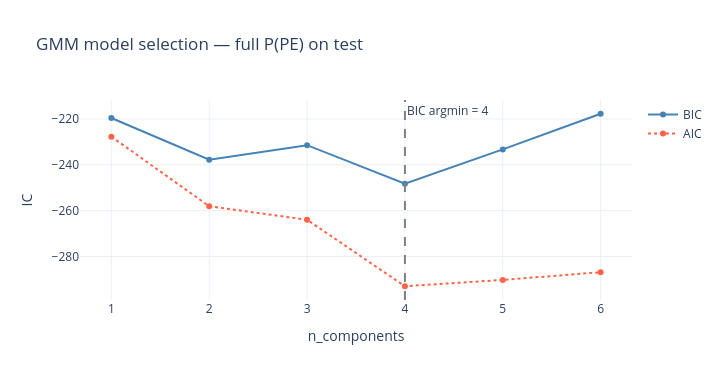

The cell this chart's notebook holds for it:
### Code cell
# BIC sweep on full P(PE) — does the data prefer ≥2 components?
rows = []
for K in range(1, 7):
    g = GaussianMixture(n_components=K, n_init=5, random_state=0).fit(probs_test.reshape(-1, 1))
    rows.append({'K': K, 'BIC': g.bic(probs_test.reshape(-1, 1)),
                 'AIC': g.aic(probs_test.reshape(-1, 1))})
df_bic = pd.DataFrame(rows)
fig = go.Figure()
fig.add_trace(go.Scatter(x=df_bic.K, y=df_bic.BIC, mode='lines+markers', name='BIC', line=dict(color='steelblue')))
fig.add_trace(go.Scatter(x=df_bic.K, y=df_bic.AIC, mode='lines+markers', name='AIC', line=dict(color='tomato', dash='dot')))
fig.add_vline(x=df_bic.loc[df_bic.BIC.idxmin(), 'K'], line=dict(dash='dash', color='gray'),
              annotation_text=f'BIC argmin = {df_bic.loc[df_bic.BIC.idxmin(), "K"]}')
fig.update_layout(template='plotly_white', width=720, height=380,
    title='GMM model selection — full P(PE) on test', xaxis_title='n_components', yaxis_title='IC')
fig.show()
df_bic

### Figure 1 — Plotly figure (JSON) as saved in the notebook; plotly's stock layout.template omitted (floating-point values rounded to 4 significant figures)
{"data": [{"line": {"color": "steelblue"}, "mode": "lines+markers", "name": "BIC", "type": "scatter", "x": [1, 2, 3, 4, 5, 6], "y": [-219.6, -237.8, -231.4, -248.3, -233.3, -217.7]}, {"line": {"color": "tomato", "dash": "dot"}, "mode": "lines+markers", "name": "AIC", "type": "scatter", "x": [1, 2, 3, 4, 5, 6], "y": [-227.7, -258.1, -264.0, -293.0, -290.2, -286.9]}], "layout": {"annotations": [{"showarrow": false, "text": "BIC argmin = 4", "x": 4, "xanchor": "left", "xref": "x", "y": 1, "yanchor": "top", "yref": "y domain"}], "height": 380, "shapes": [{"line": {"color": "gray", "dash": "dash"}, "type": "line", "x0": 4, "x1": 4, "xref": "x", "y0": 0, "y1": 1, "yref": "y domain"}], "title": {"text": "GMM model selection — full P(PE) on test"}, "width": 720, "xaxis": {"title": {"text": "n_components"}}, "yaxis": {"title": {"text": "IC"}}}}
